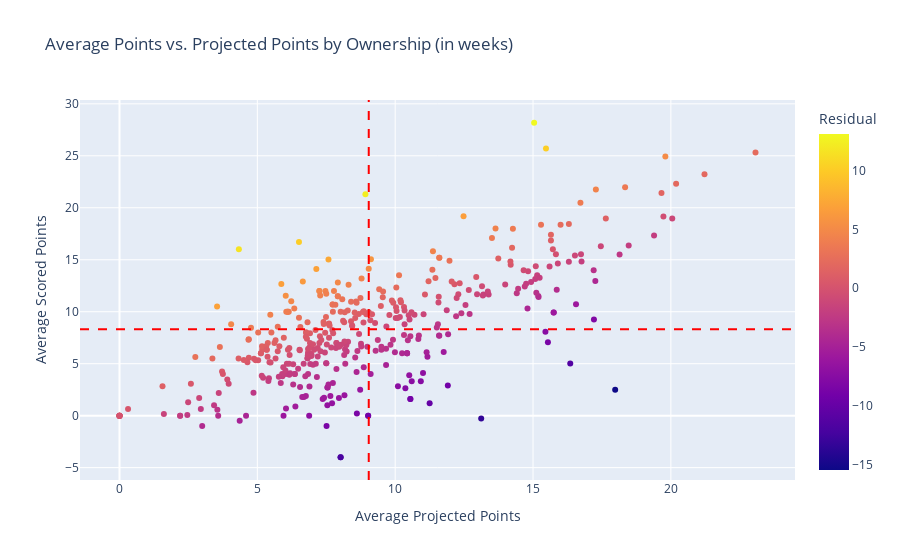

Notebook source saved alongside this figure:
### Code cell
fig = px.scatter(df, x=df['Average Projected Points'], y=df['Average Scored Points'], color=df['Residual'], hover_data=['Average Projected Points', 'Length of Ownership','Player', 'Team'], title='Average Points vs. Projected Points by Ownership (in weeks)')
fig.add_hline(df['Average Scored Points'].mean(), line_color='Red', line_dash = 'dash')
fig.add_vline(df['Average Projected Points'].mean(), line_color='Red', line_dash = 'dash')
fig.write_html('Data/cool_plots/average_points_vs_projected_points_by_ownership.html')
fig.show()

### Figure 1 — Plotly figure (JSON) as saved in the notebook; plotly's stock layout.template omitted (floating-point values rounded to 4 significant figures; data arrays with more than 128 entries replaced by an {"elided": "..."} marker saying what was removed)
{"data": [{"customdata": {"elided": "403x3 mixed values"}, "hovertemplate": "Average Projected Points=%{x}<br>Average Scored Points=%{y}<br>Length of Ownership=%{customdata[0]}<br>Player=%{customdata[1]}<br>Team=%{customdata[2]}<br>Residual=%{marker.color}<extra></extra>", "legendgroup": "", "marker": {"color": {"elided": "403 float values"}, "coloraxis": "coloraxis", "symbol": "circle"}, "mode": "markers", "name": "", "orientation": "v", "showlegend": false, "type": "scatter", "x": {"elided": "403 float values"}, "xaxis": "x", "y": {"elided": "403 float values"}, "yaxis": "y"}], "layout": {"coloraxis": {"colorbar": {"title": {"text": "Residual"}}, "colorscale": [[0, "#0d0887"], [0.1111, "#46039f"], [0.2222, "#7201a8"], [0.3333, "#9c179e"], [0.4444, "#bd3786"], [0.5556, "#d8576b"], [0.6667, "#ed7953"], [0.7778, "#fb9f3a"], [0.8889, "#fdca26"], [1, "#f0f921"]]}, "legend": {"tracegroupgap": 0}, "shapes": [{"line": {"color": "Red", "dash": "dash"}, "type": "line", "x0": 0, "x1": 1, "xref": "x domain", "y0": 8.305, "y1": 8.305, "yref": "y"}, {"line": {"color": "Red", "dash": "dash"}, "type": "line", "x0": 9.041, "x1": 9.041, "xref": "x", "y0": 0, "y1": 1, "yref": "y domain"}], "title": {"text": "Average Points vs. Projected Points by Ownership (in weeks)"}, "xaxis": {"anchor": "y", "domain": [0, 1], "title": {"text": "Average Projected Points"}}, "yaxis": {"anchor": "x", "domain": [0, 1], "title": {"text": "Average Scored Points"}}}}
